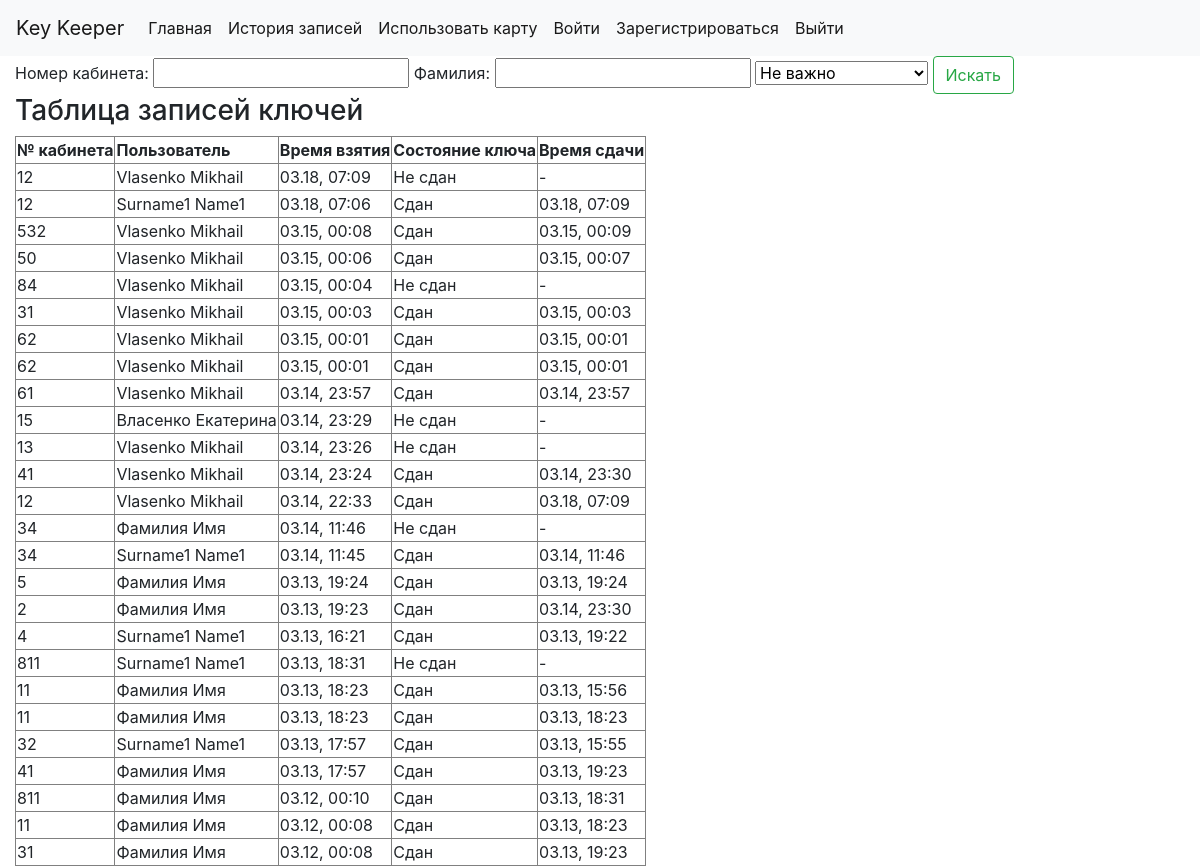
Page /history/ on the earlier database version.
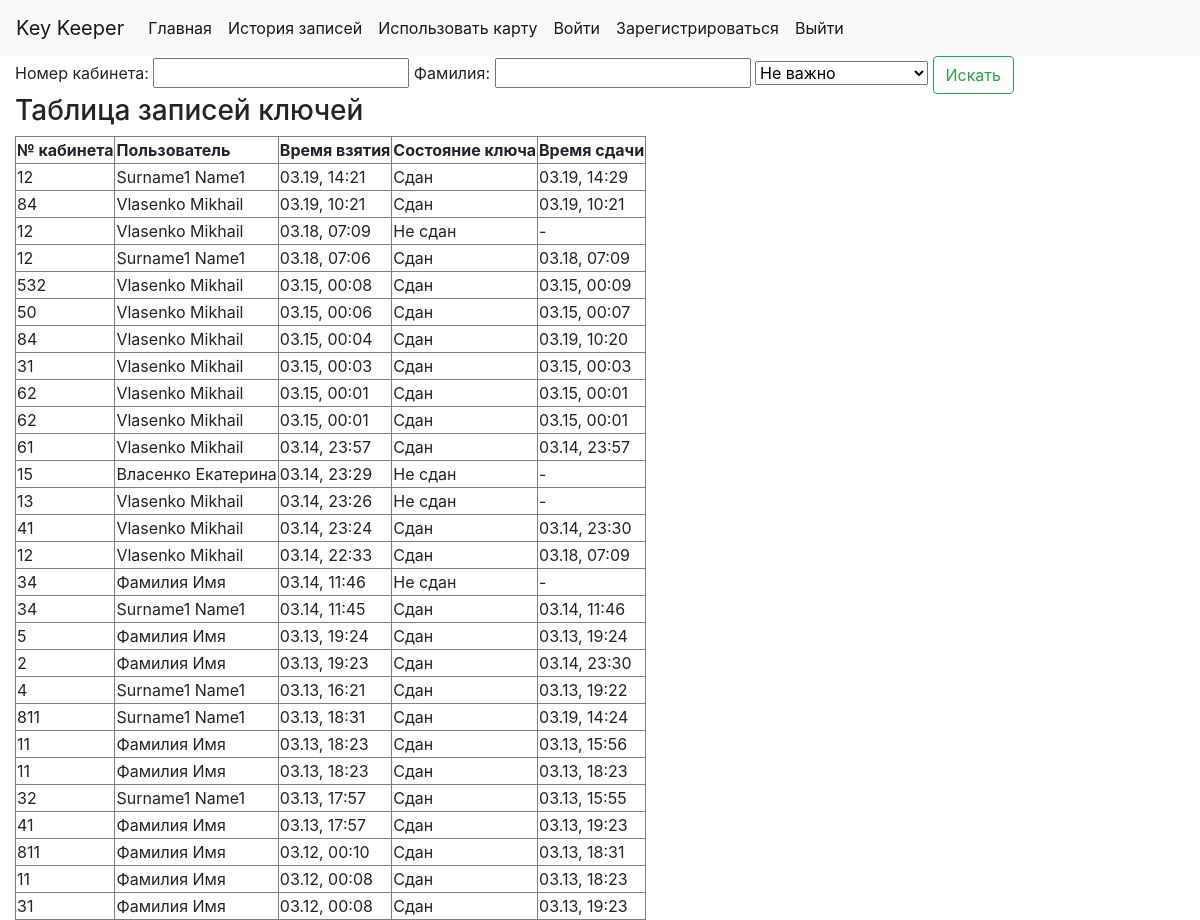
Same page on the later database version.
### keeper/models.py (models this page shows)
class History(models.Model):
    key = models.IntegerField()
    time_cr = models.DateTimeField(default=datetime.datetime.now)
    user_id = models.ForeignKey(CustomUser, on_delete=models.CASCADE)
    active = models.CharField(max_length=100, default='Не сдан')
    time_back = models.DateTimeField(default=datetime.datetime.min)
    def month_cr(self):
        return self.time_cr.strftime('%m')
    def date_cr(self):
        return self.time_cr.strftime('%d')
    def hour_cr(self):
        return self.time_cr.strftime('%H')
    def minute_cr(self):
        return self.time_cr.strftime('%M')
    def month_b(self):
        return self.time_back.strftime('%m')
    def date_b(self):
        return self.time_back.strftime('%d')
    def hour_b(self):
        return self.time_back.strftime('%H')
    def minute_b(self):
        return self.time_back.strftime('%M')

class CustomUser(AbstractUser):
    card_id = models.IntegerField(default=8000000000)
    key_tran_last = models.IntegerField(default=-1)
    user_tran_last = models.CharField(max_length=255, default='никто')

### keeper/views.py (the view)
# urls.py: path('history/', views.history, name='history'),
def history(request):
    context = {}
    hist_list = []
    hist_min_time = 0
    for x in History.objects.all():
        if x.active == 'Не сдан':
            hist_min_time = x
            break
    if request.method == 'POST':
        f = SearchForm(request.POST)
        if f.is_valid():
            hist_list = History.objects.all()[::-1]
            hist_list = hist_list[:100]
            if f.data['key_num'] != '' and f.data['last_name'] != '':
                hist_list = []
                count = 0
                for x in History.objects.all()[::-1]:
                    if x.user_id.last_name == f.data['last_name'] and x.key == int(f.data['key_num']):
                        hist_list.append(x)
                        count += 1
                        if count == 100:
                            break
            elif f.data['key_num'] != '':
                hist_list = History.objects.filter(key=f.data['key_num'])[::-1]
                hist_list = hist_list[:100]
            elif f.data['last_name'] != '':
                hist_list = []
                count = 0
                for x in History.objects.all()[::-1]:
                    if x.user_id.last_name == f.data['last_name']:
                        hist_list.append(x)
                        count += 1
                        if count == 100:
                            break
            if f.data['is_active'] == 'true':
                context['select_active'] = 'true'
                hist_list2 = []
                for x in hist_list:
                    if x.active == 'Не сдан':
                        hist_list2.append(x)
                hist_list = hist_list2[:100]
            elif f.data['is_active'] == 'false':
                context['select_active'] = 'false'
                hist_list2 = []
                for x in hist_list:
                    if x.active == 'Сдан':
                        hist_list2.append(x)
                hist_list = hist_list2[:100]
            elif f.data['is_active'] == 'waiting':
                context['select_active'] = 'waiting'
                hist_list2 = []
                for x in hist_list:
                    if x.active == 'Ожидает передачи':
                        hist_list2.append(x)
                hist_list = hist_list2[:100]
            else:
                context['select_active'] = 'none'
    else:
        hist_list = History.objects.all()[::-1]
        hist_list = hist_list[:100]
        f = SearchForm()
    context['hist_list'] = hist_list
    context['min_time_elem'] = hist_min_time
    context['form'] = f
    return render(request, 'history.html', context)

### keeper/forms.py
class SearchForm(forms.Form):
    key_num = forms.IntegerField(label='Номер кабинета:', max_value=1000, required=False)
    last_name = forms.CharField(label='Фамилия:', max_length=100, required=False)

### keeper/templates/history.html (shortened to what this page needs)
<!DOCTYPE html>
<html lang="en">
<head>
    {% include "includes/head.html" %}
</head>
<body>
    {% include "includes/nav_bar.html" %}
    <div class="container-fluid">
        <form method="POST">
            {{ form.key_num.label }} {{ form.key_num }}
            {{ form.last_name.label }} {{ form.last_name }}
            <select name="is_active">
                <option value="none" {% if select_active == "none" %}selected{% endif %}>Не важно</option>
            </select>
            <input type="submit" value="Искать" class="btn btn-outline-success">
        </form>
        {% if hist_list %}
                <h3>Таблица записей ключей</h3>
                <table border="1">
                <tr>
                    <th>№ кабинета</th>
                    <th>Пользователь</th>
                    <th>Время взятия</th>
                    <th>Состояние ключа</th>
                    <th>Время сдачи</th>
                </tr>
                {% for elem in hist_list %}
                    <tr><td>{{ elem.key }}</td> <td>{{ elem.user_id.last_name }} {{ elem.user_id.first_name }}</td>
                        <td>{{ elem.month_cr }}.{{ elem.date_cr }}, {{ elem.hour_cr }}:{{ elem.minute_cr }}</td>
                        <td>{{elem.active}}</td>
                        <td>{% if elem.time_back == min_time_elem.time_back %} - {% else %} {{ elem.month_b }}.{{ elem.date_b }}, {{ elem.hour_b }}:{{ elem.minute_b }}{% endif %}</td> </tr>
                {% endfor %}
                </table>
        {% else %}
            <p>Пока нет истории</p>
        {% endif %}
    </div>
</body>
</html>

Differences in the rows shown:
added History: key "12", user_id.last_name "Surname1", user_id.first_name "Name1", month_cr "03", date_cr "19", hour_cr "14", minute_cr "21", active "Сдан", month_b "03", date_b "19", hour_b "14", minute_b "29"
added History: key "84", user_id.last_name "Vlasenko", user_id.first_name "Mikhail", month_cr "03", date_cr "19", hour_cr "10", minute_cr "21", active "Сдан", month_b "03", date_b "19", hour_b "10", minute_b "21"
changed History (number 7 of 28 on the later page): active "Не сдан" → "Сдан"; month_b (not shown) → "03"; date_b (not shown) → "19"; hour_b (not shown) → "10"; minute_b (not shown) → "20"; time_back "-" → ". , :"
changed History (number 21 of 28 on the later page): active "Не сдан" → "Сдан"; month_b (not shown) → "03"; date_b (not shown) → "19"; hour_b (not shown) → "14"; minute_b (not shown) → "24"; time_back "-" → ". , :"
